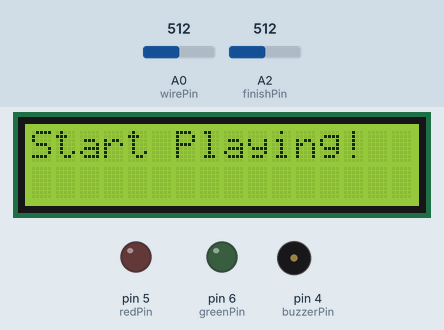
Bench run of a sketch on a simulated Arduino Uno, built with avr-gcc and run on an emulated ATmega328P. Parts: 16×2 character LCD, output pins drawn as LEDs (lit = HIGH), buzzer (waves = sounding). Inputs (shaded band) come from the test bench; at power-on: A0 (wirePin) = 512, A2 (finishPin) = 512.

Above: at 3.2 s.
3.3 s: A0 (wirePin) set to 133
4.8 s: A0 (wirePin) set to 106
At 5.3 s:
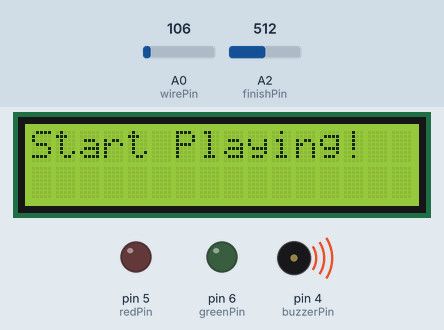
At 6.2 s:
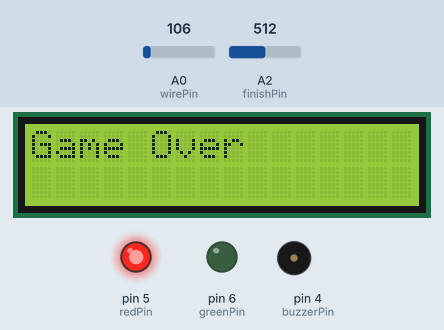
Timing chart, 0 to 12.8 s (numbered marks = the images above; inputs shaded):
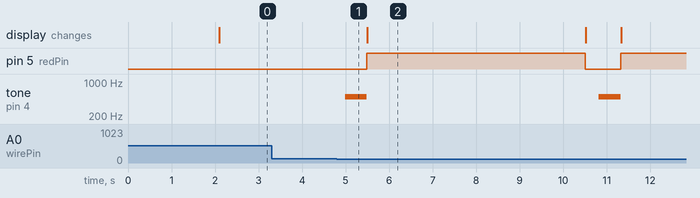

Measured:
- the behaviour switches between 120 and 119 on A0 (wirePin) (found by bisection; images 0 and 1)
- after the input at 3.3 s, every drawn part: stays the same
- after the input at 4.8 s, pin 5 (redPin): LOW → HIGH after 0.69 s, → LOW 5.0 s later, → HIGH 0.82 s later; tone on pin 4 (buzzerPin): alternates 500 Hz for 0.50 s and silent for 5.3 s, starting after 0.19 s

The sketch:

mod-buzzgame.ino
```cpp
#include <Wire.h>
#include <LiquidCrystal_I2C.h>

LiquidCrystal_I2C lcd(0x27, 16, 2);

// Pin definitions
const int wirePin = A0;
const int finishPin = A2;
const int buzzerPin = 4;
const int redPin = 5;
const int greenPin = 6;

// Sensitivity settings
const int threshold = 120;  // Increase this if false triggers continue
const int sampleSize = 10;  // More samples = more stable reading
const int debounceDelay = 50;  // Delay in milliseconds to confirm a valid touch

void setup() {
  lcd.init();
  lcd.backlight();

  pinMode(buzzerPin, OUTPUT);
  pinMode(redPin, OUTPUT);
  pinMode(greenPin, OUTPUT);

  lcd.setCursor(0, 0);
  lcd.print("Wire Buzz Game");
  delay(2000);
  lcd.clear();
  lcd.print("Start Playing!");
}

void playTone(int frequency, int duration) {
  tone(buzzerPin, frequency, duration);
  delay(duration);
  noTone(buzzerPin);
}

int getStableReading(int pin) {
  long total = 0;
  for (int i = 0; i < sampleSize; i++) {
    total += analogRead(pin);
    delay(5);  // Small delay to remove rapid noise spikes
  }
  return total / sampleSize;  // Return averaged value
}

bool isSteadyContact(int pin) {
  int firstReading = getStableReading(pin);
  delay(debounceDelay);
  int secondReading = getStableReading(pin);

  return (firstReading < threshold && secondReading < threshold);
}

void loop() {
  if (isSteadyContact(wirePin)) {
    playTone(500, 500);
    digitalWrite(redPin, HIGH);
    digitalWrite(greenPin, LOW);
    lcd.clear();
    lcd.setCursor(0, 0);
    lcd.print("Game Over");
    delay(5000);
    digitalWrite(redPin, LOW);
    lcd.clear();
    lcd.print("Start Playing!");
  }

  if (isSteadyContact(finishPin)) {
    playTone(1000, 500);
    digitalWrite(greenPin, HIGH);
    digitalWrite(redPin, LOW);
    lcd.clear();
    lcd.setCursor(0, 0);
    lcd.print("Winner!");
    delay(5000);
    digitalWrite(greenPin, LOW);
    lcd.clear();
    lcd.print("Start Playing!");
  }
}
```
